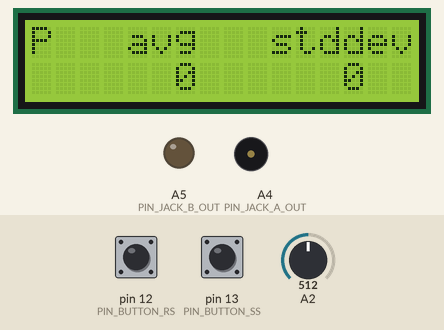
This sketch was run on a simulated Arduino Uno, built with avr-gcc and run on an emulated ATmega328P. Parts: 16×2 character LCD, output pins drawn as LEDs (lit = HIGH), buzzer (waves = sounding). The inputs (shaded band) are chosen by the test bench; at power-on: pin 13 (PIN_BUTTON_SS) LOW, pin 12 (PIN_BUTTON_RS) LOW, A2 = 512.

Above: at 3.2 s.
3.3 s: pin 13 (PIN_BUTTON_SS) pulled HIGH for 1 s
At 5.0 s:
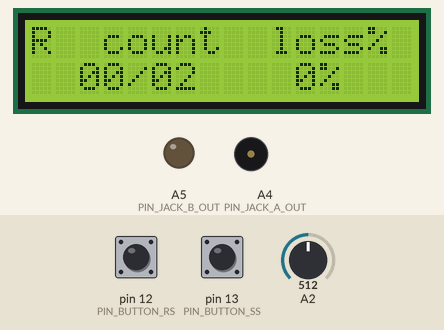
5.8 s: pin 13 (PIN_BUTTON_SS) pulled HIGH for 0.15 s
At 6.5 s:
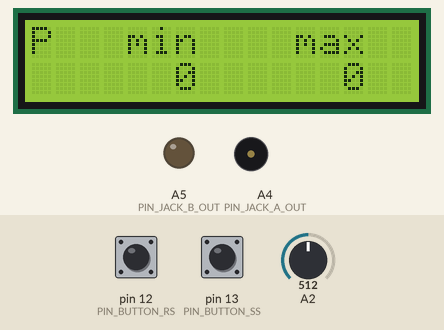
8.9 s: pin 12 (PIN_BUTTON_RS) pulled HIGH for 1 s
At 11.2 s:
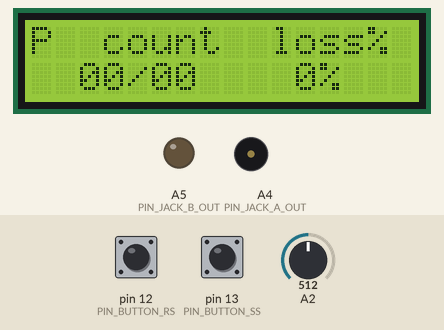
12.9 s: pin 13 (PIN_BUTTON_SS) pulled HIGH for 0.15 s
At 15.5 s:
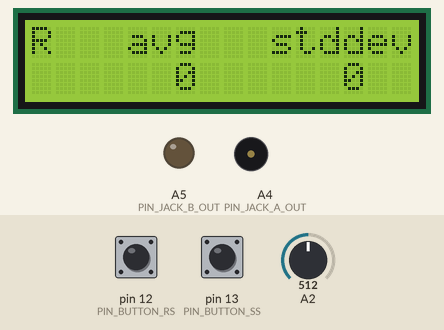
Timing chart, 0 to 17.0 s (numbered marks = the images above; inputs shaded):
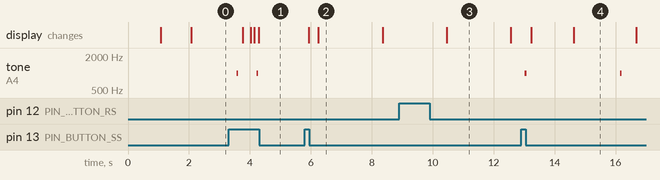

Measured:
- after the input at 3.3 s, tone on A4 (PIN_JACK_A_OUT): alternates 1000 Hz for 0.05 s and silent for 0.61 s, 4 changes in all, then stays silent, starting after 0.27 s; the display: first changes after 0.47 s (image 1 shows a later state)
- after the input at 5.8 s, tone on A4 (PIN_JACK_A_OUT): stays silent (without the input it goes to 1000 Hz after 1.6 s); the display: first changes after 0.13 s (image 2 shows a later state)
- after the input at 12.9 s, tone on A4 (PIN_JACK_A_OUT): alternates 1000 Hz for 0.05 s and silent for 3.1 s, starting after 0.13 s; the display: first changes after 0.33 s (image 4 shows a later state)
- what the display in image 2 shows lasts 2.1 s, from 6.3 s to 8.4 s

The sketch:

latency-testruino.ino
```cpp
#include <LiquidCrystal.h>
#include <util/atomic.h>
#include "pin_config.hpp"
#include "config.hpp"
#include "typedefs.hpp"
#include "pressbutton.hpp"
#include "display.hpp"
#include "latencytest.hpp"

// Variables
TestResult test_result;
Display display(&test_result);
LatencyTest latency_test(&test_result);
PressButton start_stop_button(PIN_BUTTON_SS), reset_button(PIN_BUTTON_RS);
LiquidCrystal lcd(PIN_LCD_RS, PIN_LCD_EN, PIN_LCD_D4, PIN_LCD_D5, PIN_LCD_D6, PIN_LCD_D7);

void banner() {
  lcd.clear();
  lcd.setCursor(3, 0);
  lcd.print(F("Back to the"));
  lcd.setCursor(5, 1);
  lcd.print(F("Future"));

  led_on(Jack::A, Direction::TX);
  delay(250);
  led_on(Jack::B, Direction::RX);
  delay(250);
  led_on(Jack::A, Direction::RX);
  delay(250);
  led_on(Jack::B, Direction::TX);
  delay(250);

  lcd.clear();
  lcd.setCursor(6, 0);
  lcd.print(F("with"));
  lcd.setCursor(6, 1);
  lcd.print(F("Dixa"));


  led_on(Jack::A, Direction::TX);
  delay(250);
  led_on(Jack::B, Direction::RX);
  delay(250);
  led_on(Jack::A, Direction::RX);
  delay(250);
  led_on(Jack::B, Direction::TX);
  delay(250);

  led_off();
  lcd.clear();
}

void setup() {
  // We are using 2 analog pins as outputs, to drive the microphone channels of the jacks.
  pinMode(PIN_JACK_A_OUT, OUTPUT);
  pinMode(PIN_JACK_B_OUT, OUTPUT);

  // set up the LCD's number of columns and rows:
  lcd.begin(16, 2);

  // display starting banner
  banner();

  adc_set_channel(Jack::B, Channel::LEFT);
}

void adc_set_channel(const Jack jack, const Channel channel) {
  int8_t pin = 0;

  if (jack == Jack::A) {
    if (channel == Channel::LEFT) {
      pin = PIN_JACK_A_IN_LEFT;
    }
    else {
      pin = PIN_JACK_A_IN_RIGHT;
    }
  }
  else {
    if (channel == Channel::LEFT) {
      pin = PIN_JACK_B_IN_LEFT;
    }
    else {
      pin = PIN_JACK_B_IN_RIGHT;
    }
  }

  // set pin
  ADMUX  = _BV(REFS0)   // ref = AVCC
         | _BV(ADLAR)   // left adjust result
         | pin;         // input channel

  // enable ADC
  ADCSRB = 0;           // free running mode
  ADCSRA = _BV(ADEN)    // enable
         | _BV(ADSC)    // start conversion
         | _BV(ADATE)   // auto trigger enable
         | _BV(ADIF)    // clear interrupt flag
         | _BV(ADIE)    // interrupt enable
         | 7;           // prescaler = 128
}

// Interrupt handler called each time an ADC reading is ready.
ISR(ADC_vect) {
  // Read the ADC and convert to signed number.
  int8_t sample = ADCH - 128;

  // Update the phase of the local oscillator.
  static uint16_t phase;
  phase += PHASE_INC;

  // Multiply the sample by square waves in quadrature.
  int8_t x = sample;
  if (((phase>>8) + 0x00) & 0x80) {
    x = -1 - x;
  }

  int8_t y = sample;
  if (((phase>>8) + 0x40) & 0x80) {
    y = -1 - y;
  }

  // First order low-pass filter.
  signal_I += x - (signal_I >> LOG_TAU);
  signal_Q += y - (signal_Q >> LOG_TAU);
}

void led_on(const Jack jack, const Direction direction) {
  int8_t pin = 0;

  if (jack == Jack::A) {
    if (direction == Direction::RX) {
      pin = PIN_LED_A_RX;
    }
    else {
      pin = PIN_LED_A_TX;
    }
  }
  else {
    if (direction == Direction::RX) {
      pin = PIN_LED_B_RX;
    }
    else {
      pin = PIN_LED_B_TX;
    }
  }

  led_off();
  digitalWrite(pin, HIGH);
}

void led_off() {
  digitalWrite(PIN_LED_A_RX, LOW);
  digitalWrite(PIN_LED_A_TX, LOW);
  digitalWrite(PIN_LED_B_RX, LOW);
  digitalWrite(PIN_LED_B_TX, LOW);
}

void loop() {
  if (start_stop_button.pressed()) {
    latency_test.startstop();
  }

  if (reset_button.pressed()) {
    test_result.reset();
  }

  if (latency_test.running()) {
    latency_test.run();
    display.refresh(true);
  }
  else {
   display.refresh(false);
  }
}
```

display.hpp
```cpp
#ifndef LATENCY_TESTRUINO_DISPLAY_HPP
#define LATENCY_TESTRUINO_DISPLAY_HPP

extern LiquidCrystal lcd;

#define ARRAY_SIZE 512

class TestResult {
  private:
  uint16_t _measurements[ARRAY_SIZE];
  uint16_t _index = 0;

  public:
  inline TestResult() {
    reset();
  }

  uint16_t minimum = 0;
  uint16_t maximum = 0;
  uint16_t average = 0;
  uint16_t stddev = 0;
  uint16_t sent = 0;
  uint16_t received = 0;
  int8_t loss = 0;

  inline void reset() {
    minimum = 0;
    maximum = 0;
    average = 0;
    stddev = 0;
    sent = 0;
    received = 0;
    loss = 0;

    memset(_measurements, 0, ARRAY_SIZE * sizeof(uint16_t));
    _index = 0;
  }

  inline void add(uint16_t measurement) {
    _measurements[_index] = measurement;
    _index = (_index + 1) % ARRAY_SIZE;

    minimum = 65535;
    maximum = 0;
    uint32_t total = 0;
    uint16_t count = 0;

    for (uint16_t i = 0; i < ARRAY_SIZE; ++i) {
      if (_measurements[i] != 0) {
        total += _measurements[i];
        ++count;

        if (_measurements[i] < minimum) {
          minimum = _measurements[i];
        }

        if (_measurements[i] > maximum) {
          maximum = _measurements[i];
        }
      }
    }

    average = total / count;
    loss = ((sent - ++received) * 100) / sent;

    uint32_t variance = 0;
    for (uint16_t i = 0; i < count; ++i) {
      variance += sq(_measurements[i] - average);
    }

    stddev = sqrt(variance / count);
  }

  inline void increment_sent() {
    ++sent;
  }
};

class Display {
  private:
  enum class Page {
    minmax,
    avgstd,
    loss
  };

  Page _page = Page::minmax;
  uint32_t _last_draw = 0;
  uint8_t _draw_interval = 100;
  uint32_t _last_page = 0;
  uint16_t _page_interval = 2000;
  TestResult* _test_result = nullptr;

  inline void draw(bool running) {
    lcd.setCursor(0, 0);
    char buffer[24];

    if (running) {
      lcd.print("R");
    } else {
      lcd.print("P");
    }

    if (_page == Page::minmax) {
      lcd.setCursor(2, 0);
      lcd.print(F("  min    max"));
      sprintf(buffer, "   %4u   %4u", _test_result->minimum, _test_result->maximum);
    }

    else if (_page == Page::avgstd) {
      lcd.setCursor(2, 0);
      lcd.print(F("  avg   stddev"));
      sprintf(buffer, "   %4u   %4u", _test_result->average, _test_result->stddev);
    }

    else {
      lcd.setCursor(2, 0);
      lcd.print(F(" count  loss%"));
      sprintf(buffer, "  %02u/%02u  %3d%%", _test_result->received, _test_result->sent, _test_result->loss);
    }

    lcd.setCursor(0, 1);
    lcd.print(buffer);

    _last_draw = millis();
  }

  public:
  inline Display(TestResult* test_result) : _test_result(test_result) {}

  inline void refresh(bool running) {
    if ((millis() - _last_draw) > _draw_interval) {
      if ((millis() - _last_page) > _page_interval) {
        lcd.clear();
        _last_page = millis();

        if (_page == Page::minmax) {
          _page = Page::avgstd;
        } else if (_page == Page::avgstd) {
          _page = Page::loss;
        } else {
          _page = Page::minmax;
        }
      }

      draw(running);
    }
  }

};

#endif
```

latencytest.hpp
```cpp
#ifndef LATENCY_TESTRUINO_LATENCYTEST_HPP
#define LATENCY_TESTRUINO_LATENCYTEST_HPP

#include "config.hpp"

// Demodulated (I, Q) amplitudes.
volatile int16_t signal_I, signal_Q;

void led_on(const Jack jack, const Direction direction);
void led_off();

class LatencyTest {
  private:
  bool _running = false;
  TestResult* _test_result = nullptr;

  uint32_t _tone_sent = 0;
  uint32_t _tone_start = 0;
  uint32_t _last_detection = 0;

  Jack _jack = Jack::A;

  inline uint16_t get_power_reading() {
    int16_t I, Q;
    ATOMIC_BLOCK(ATOMIC_RESTORESTATE) {
      I = signal_I;
      Q = signal_Q;
    }
    return sq((int8_t)(I >> LOG_TAU)) + sq((int8_t)(Q >> LOG_TAU));
  }

  inline void play_tone() {
    int8_t pin;
    if (_jack == Jack::A) {
      pin = PIN_JACK_A_OUT;
    }
    else {
      pin = PIN_JACK_B_OUT;
    }
    led_on(Jack::A, Direction::TX);
    tone(pin, TONE_FREQUENCY, TONE_DURATION);
    _tone_sent = millis();
    delay(TONE_DURATION);
    led_off();
    _test_result->increment_sent();
  }

  public:
  inline LatencyTest(TestResult* result) : _test_result(result) {}

  inline bool running() const {
    return _running;
  }

  inline void startstop() {
    if (_running) {
      _running = false;
      _last_detection = millis() + 1000; // clear the receiving line
      _tone_start = 0;
      _tone_sent = 0;
      led_off();
    } else {
      _running = true;
    }
  }

  inline void run() {
    if (_running) {
      // if we had a detection before, let's make sure the line is clear before listening again.
      if (_last_detection != 0) {
        if ((millis() - _last_detection) > TONE_DURATION) {
          _last_detection = 0;
        } else {
          return;
        }
      }

      if (_tone_sent != 0) { // we're waiting for a tone to arrive
        if ((millis() - _tone_sent) > TONE_RECEIVE_TIMEOUT) { // tone is lost
          _tone_sent = 0;
          return;
        }

        else { // tone is on its way, let's have a listen
          int32_t loop_start = millis();
          // block the main thread for 100ms while we listen continuously (increased accuracy)
          while ((millis() - loop_start) < LOOP_DURATION) {
            if (get_power_reading() > TONE_DURATION_THRESHOLD) { // a tone is currently being heard
              led_on(Jack::B, Direction::RX);
              if (_tone_start == 0) { // first time we're hearing it
                _tone_start = millis();
              }
              else if ((millis() - _tone_start) > TONE_DURATION_THRESHOLD) { // we've been hearing it for 30ms
                // log it
                _test_result->add(_tone_start - _tone_sent);
                _last_detection = millis();
                _tone_start = 0;
                _tone_sent = 0;
                led_off();
                break;
              }
            }
            else {
              led_off();
              if (_tone_start != 0) { // we're not hearing anything, but we started hearing a tone previously. Cancel it out.
                _tone_start = 0;
              }
            }
          }
        }
      }
      else {
        play_tone();
      }
    }
  }
};

#endif
```

pressbutton.hpp
```cpp
#ifndef LATENCY_TESTRUINO_PRESSBUTTON_HPP
#define LATENCY_TESTRUINO_PRESSBUTTON_HPP

class PressButton {
  private:
  int8_t _pin;
  uint32_t _last_press = 0;
  uint16_t _debounce_delay;

  bool debouncing() {
    return ((millis() - _last_press) < _debounce_delay);
  }

  public:
  PressButton(int8_t pin, unsigned long delay = 300)
    : _pin(pin)
    , _debounce_delay(delay) {};

  inline bool pressed() {
    if (debouncing()) {
      return false;
    }
    _last_press = millis();
    return digitalRead(_pin) != 0;
  }
};

#endif
```

typedefs.hpp
```cpp
#ifndef LATENCY_TESTRUINO_TYPEDEFS_HPP
#define LATENCY_TESTRUINO_TYPEDEFS_HPP

enum class Jack {
  A,
  B
};

enum class Channel {
  LEFT,
  RIGHT
};

enum class Direction {
  RX,
  TX
};

enum class Button {
  STARTSTOP,
  RESET
};

#endif // LATENCY_TESTRUINO_TYPEDEFS_HPP
```

config.hpp
```cpp
#ifndef LATENCY_TESTRUINO_CONFIG_HPP
#define LATENCY_TESTRUINO_CONFIG_HPP

// Tone generation
#define TONE_FREQUENCY 1000 // hz
#define TONE_DURATION  50 // ms

// Test stuff
#define TONE_RECEIVE_TIMEOUT 3000 // ms
#define TONE_POWER_THRESHOLD 50 // some loudness unit?
#define TONE_DURATION_THRESHOLD 25 // ms
#define LOOP_DURATION 150 // ms
#define TEST_COUNT 5 // iterations

#define    SAMPLING_FREQ (F_CPU / (128 * 13.0)) // 9.615 kHz
const long PHASE_INC = round(TONE_FREQUENCY / SAMPLING_FREQ * (1L << 16));
#define    LOG_TAU 6 // tau = 64 / SAMPLING_FREQ = 6.656 ms

#endif // LATENCY_TESTRUINO_CONFIG_HPP
```

pin_config.hpp
```cpp
#ifndef LATENCY_TESTRUINO_PIN_CONFIG_HPP
#define LATENCY_TESTRUINO_PIN_CONFIG_HPP

// There are two pairs of LEDs. One one the left side, and one on the right
// side of the board. The TX LEDs are blue, and the RX pins are green. A is on
// the left hand side of the board, and B is on the other side.
#define PIN_LED_A_TX 9
#define PIN_LED_A_RX 6
#define PIN_LED_B_TX 5
#define PIN_LED_B_RX 3

// LCD pins
#define PIN_LCD_RS 11
#define PIN_LCD_EN 10
#define PIN_LCD_D4 8
#define PIN_LCD_D5 7
#define PIN_LCD_D6 4
#define PIN_LCD_D7 2

// buttons
// Note to self: put buttons on pins 2 & 3 of the Arduino Uno. It allows for
// the use of interrupts instead of having to poll them constantly.
#define PIN_BUTTON_SS 13
#define PIN_BUTTON_RS 12

// Input/Output jacks
#define PIN_JACK_A_OUT      A4
#define PIN_JACK_B_OUT      A5
#define PIN_JACK_A_IN_LEFT  0
#define PIN_JACK_A_IN_RIGHT 1
#define PIN_JACK_B_IN_LEFT  2
#define PIN_JACK_B_IN_RIGHT 3

#endif // LATENCY_TESTRUINO_PIN_CONFIG_HPP
```
